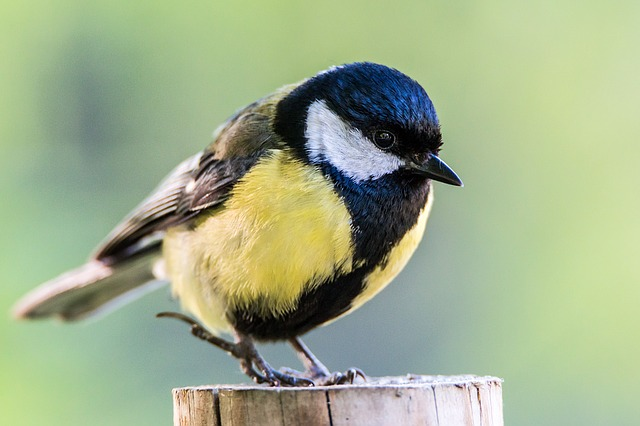
#> input picture 3 Trasladar rotar escalar recortar una imagen/ave.jpg, 640 x 426 px
$ python traslacion.py
#> lines starting #> are read from the running program, lines starting #| are printed output that depends on the picture
import cv2
import numpy as np

image = cv2.imread('ave.jpg')
#> image is the input picture: shape (426, 640, 3); mean B, G, R 139.9, 174.4, 159.9
ancho = image.shape[1] #columnas
#> ancho = 640
alto = image.shape[0] # filas
#> alto = 426

# Traslación
M = np.float32([[1,0,100],[0,1,150]])
imageOut = cv2.warpAffine(image,M,(ancho,alto))
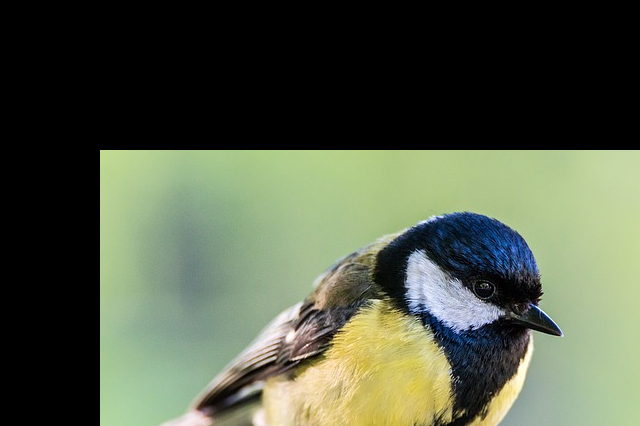
#> imageOut: shape (426, 640, 3); mean B, G, R 71.3, 90.9, 82.9

cv2.imshow('Imagen de entrada',image)
cv2.imshow('Imagen de salida',imageOut)
cv2.waitKey(0)
cv2.destroyAllWindows()
